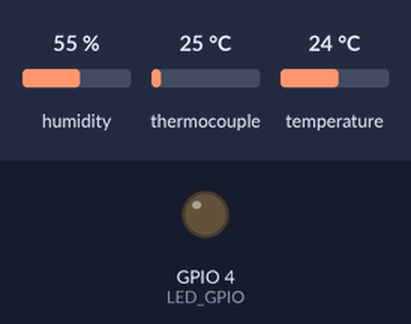
Recording of a program running on a simulated ESP32. Parts: output pins drawn as LEDs (lit = HIGH). Dashed ring = blinking. Inputs (shaded band) come from the test bench; at power-on: thermocouple 25 °C, temperature 24 °C, humidity 55 %. What the program prints to the serial monitor is not drawn.

Above: at 0.0 s.
At 2.2 s:
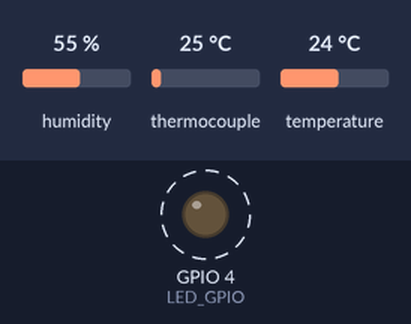
2.3 s: thermocouple set to 6 °C
5.8 s: temperature set to 4 °C
11.5 s: thermocouple set to 75 °C
15.0 s: temperature set to 12 °C
Timing chart, 0 to 20.5 s (numbered marks = the images above; inputs shaded):
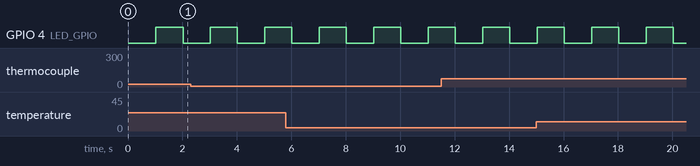

The program:

main.cpp
```cpp
/* ============================================================
 * ESP32 FreeRTOS Task dengan LED, DHT22, dan Thermocouple
 * ============================================================ */

#include <Arduino.h>
#include <DHT.h>
#include <max6675.h>
#include <freertos/FreeRTOS.h>
#include <freertos/task.h>

/* Tag untuk logging */
#define TAG "ESP32_TASKS"

/* Definisi GPIO */
#define LED_GPIO    4
#define DHT_GPIO    5

/* Definisi GPIO Thermocouple MAX6675
 * Karena D18 diminta, kita gunakan D18 (GPIO 18) sebagai CS.
 * Pin DO (MISO) dan CLK (SCK) menggunakan pin default standar ESP32.
 */
#define THERMO_CS   18  // Chip Select di D18
#define THERMO_DO   19  // Data Out (MISO)
#define THERMO_CLK  21  // Clock (SCK)

/* Object Sensor */
DHT dht(DHT_GPIO, DHT22);
MAX6675 thermocouple(THERMO_CLK, THERMO_CS, THERMO_DO);

/* Task handles */
static TaskHandle_t xLedTaskHandle = NULL;
static TaskHandle_t xDhtTaskHandle = NULL;
static TaskHandle_t xThermoTaskHandle = NULL; // Handle Task 3

/* Counter untuk tracking */
static volatile uint32_t led_counter = 0;
static volatile uint32_t dht_counter = 0;
static volatile uint32_t thermo_counter = 0; // Counter Task 3

/* ============================================================
 * TASK LED
 * ============================================================ */
void led_task(void *pvParameters) {
    pinMode(LED_GPIO, OUTPUT);

    bool led_state = false;

    while (1) {
        led_state = !led_state;
        digitalWrite(LED_GPIO, led_state);

        uint32_t timestamp = millis();
        int core_id = xPortGetCoreID();
        led_counter++;

        Serial.printf("LED Task   | %7lums | State=%s | Count=%4lu | Core=%d\n",
                      timestamp,
                      led_state ? "ON " : "OFF",
                      led_counter,
                      core_id);

        vTaskDelay(pdMS_TO_TICKS(1000));
    }
}

/* ============================================================
 * TASK DHT22
 * ============================================================ */
void dht_task(void *pvParameters) {
    while (1) {
        float temperature = dht.readTemperature();
        float humidity = dht.readHumidity();

        dht_counter++;

        if (!isnan(temperature) && !isnan(humidity)) {
            Serial.printf("DHT22 Task | %7lums | Temp=%5.1fC | Hum=%5.1f%% | Count=%4lu\n",
                          millis(), temperature, humidity, dht_counter);
        } else {
            Serial.printf("DHT22 Task | %7lums | Temp=ERROR | Hum=---- | Count=%4lu\n",
                          millis(), dht_counter);
        }

        vTaskDelay(pdMS_TO_TICKS(2000));
    }
}

/* ============================================================
 * TASK THERMOCOUPLE (TASK 3)
 * ============================================================ */
void thermo_task(void *pvParameters) {
    while (1) {
        // Modul MAX6675 membutuhkan waktu sekitar 250ms antar pembacaan
        float thermo_temp = thermocouple.readCelsius();
        thermo_counter++;

        // isnan() digunakan untuk mengecek apakah pembacaan valid
        if (!isnan(thermo_temp)) {
            Serial.printf("Thermo Task| %7lums | Temp=%5.2fC |          | Count=%4lu\n",
                          millis(), thermo_temp, thermo_counter);
        } else {
            Serial.printf("Thermo Task| %7lums | Temp=ERROR |          | Count=%4lu\n",
                          millis(), thermo_counter);
        }

        vTaskDelay(pdMS_TO_TICKS(1500)); // Delay sampling 1.5 detik
    }
}

/* ============================================================
 * SETUP
 * ============================================================ */
void setup() {
    Serial.begin(115200);
    delay(1000);

    Serial.println("==========================================");
    Serial.println("ESP32 FreeRTOS Tasks Demo (GPIO UPDATED)");
    Serial.println("LED = 4 | DHT22 = 5 | Thermo CS = 18");
    Serial.println("==========================================");
    Serial.println();

    dht.begin();

    // Pembuatan Tasks
    xTaskCreate(led_task, "LED_Task", 2048, NULL, 1, &xLedTaskHandle);
    xTaskCreate(dht_task, "DHT_Task", 4096, NULL, 1, &xDhtTaskHandle);
    xTaskCreate(thermo_task, "Thermo_Task", 2048, NULL, 1, &xThermoTaskHandle);

    Serial.println("▶️  Tasks started");
}

/* ============================================================ */
void loop() {
    // Loop kosong karena scheduler FreeRTOS yang menangani eksekusi
    vTaskDelay(pdMS_TO_TICKS(1000));
}
```

Measured:
- by itself, GPIO 4 (LED_GPIO): alternates HIGH for 1.0 s and LOW for 1.0 s
